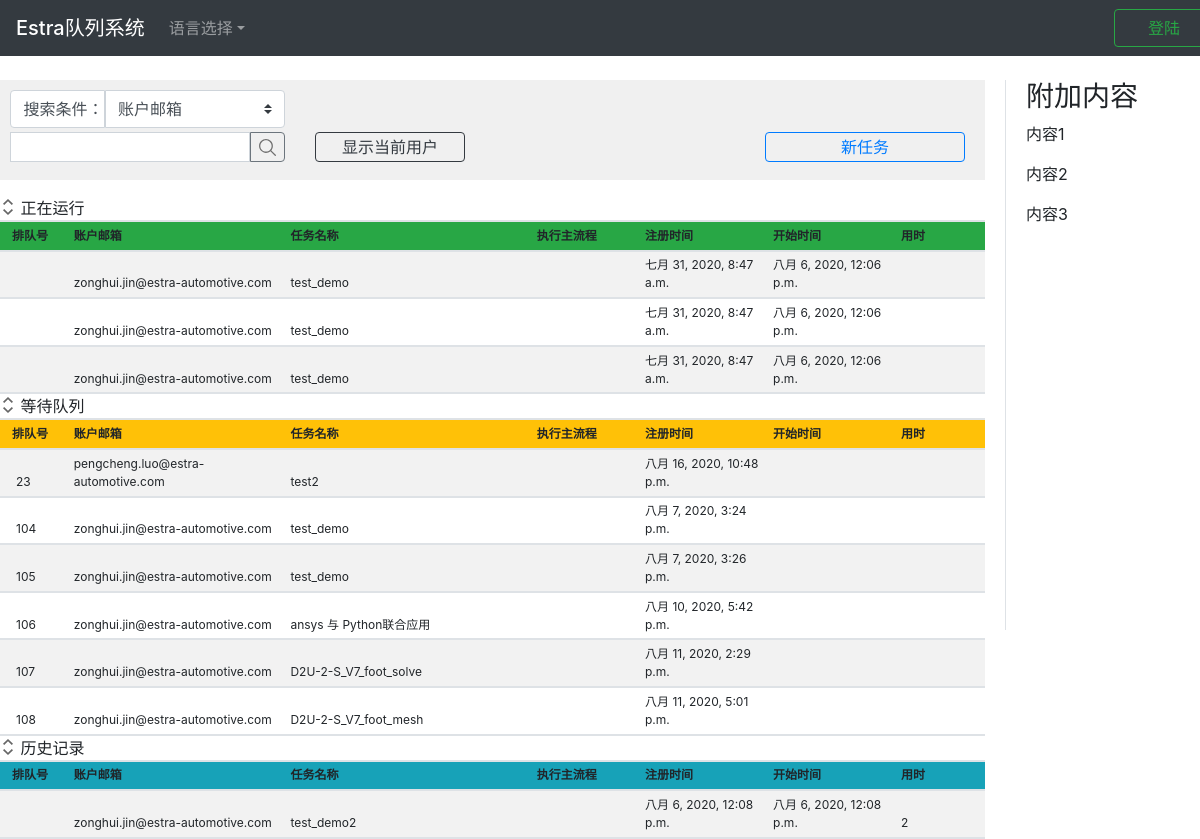
The app's page /, older data.
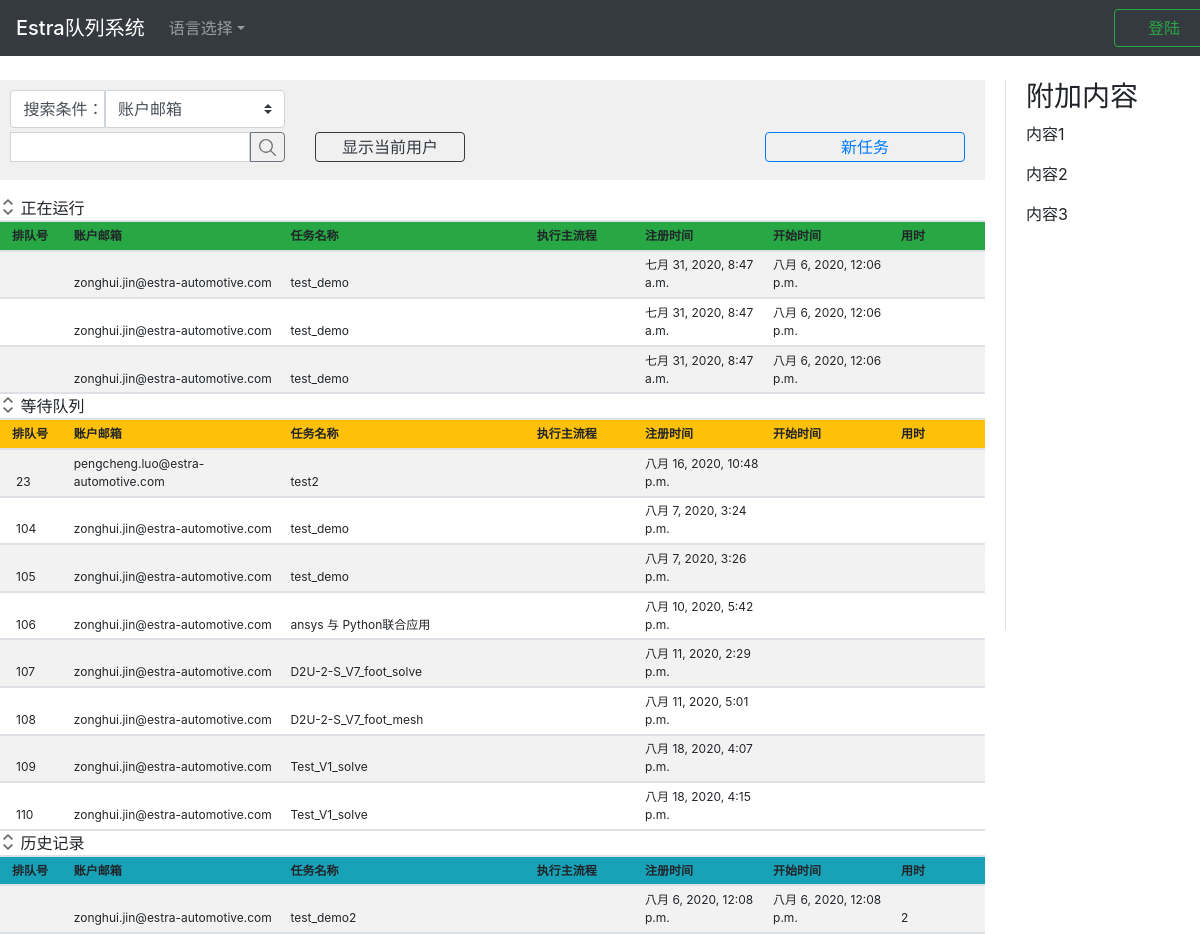
The same page, newer data.
### app_queue/models.py (models this page shows, shortened)
class RunningList(models.Model):
    objects = models.Manager()
    id = models.AutoField('ID', primary_key=True)
    order_id = models.CharField('队列ID', blank=True, default='', max_length=16)
    account_email = models.EmailField('账户邮箱', )
    sender_address = models.CharField('请求者地址', max_length=64)
    exec_app = models.CharField('执行主流程', max_length=128)
    mission_name = models.CharField('任务名称', max_length=64)
    mission_data = models.TextField('任务详情', )
    register_time = models.DateTimeField('注册时间')
    start_time = models.DateTimeField('开始时间', auto_now_add=True)
    used_time = models.CharField('用时', max_length=64, blank=True, default='')
    class Meta:
        ordering = ["start_time"]
        verbose_name = "正在计算队列"
        verbose_name_plural = "正在计算队列"

class WaitList(models.Model):
    objects = models.Manager()                  # for reminder purpose
    id = models.AutoField('ID', primary_key=True)
    order_id = models.IntegerField('队列ID', unique=True, auto_created=True)
    account_email = models.EmailField('账户邮箱', )
    sender_address = models.CharField('请求者地址', max_length=64)
    exec_app = models.CharField('执行主流程', max_length=128)
    mission_name = models.CharField('任务名称', max_length=64)
    mission_data = models.TextField('任务详情', )
    register_time = models.DateTimeField('注册时间', auto_now_add=True)
    start_time = models.CharField('开始时间', blank=True, default='', max_length=64)
    used_time = models.CharField('用时', max_length=64, blank=True, default='')
    class Meta:
        ordering = ["order_id"]
        verbose_name = "等待队列"
        verbose_name_plural = "等待队列"

class HistoryList(models.Model):
    objects = models.Manager()
    id = models.AutoField('ID', primary_key=True)
    order_id = models.CharField('队列ID', blank=True, default='', max_length=16)
    account_email = models.EmailField('账户邮箱', )
    sender_address = models.CharField('请求者地址', max_length=64)
    exec_app = models.CharField('执行主流程', max_length=128)
    mission_name = models.CharField('任务名称', max_length=64)
    mission_data = models.TextField('任务详情', )
    register_time = models.DateTimeField('注册时间')
    start_time = models.DateTimeField('开始时间')
    used_time = models.CharField('用时', max_length=64)
    class Meta:
        ordering = ["id"]
        verbose_name = "历史记录队列"
        verbose_name_plural = "历史记录队列"

### app_queue/views.py (the view)
# urls.py: path(r'', views.index),
def index(request):
    user_name = request.session.get('user_name')
    user_name_short = ''
    is_login = False
    if user_name:
        is_login = True
        user_name_short = user_name.split('.')[0]
    main_apps = os.listdir('server_app')
    extend_apps_dict = {}
    for i, app in enumerate(main_apps):
        extend_apps_list = []
        file_list = os.listdir('server_app/%s' % app)
        for file in file_list:
            if file.startswith('extend_'):
                app_name = file.replace('extend_', '')
                extend_apps_list.append(app_name)
        extend_apps_dict[app] = extend_apps_list
    parameters = {
        'error_info': '',
        'user_name_short': user_name_short,
        'user_name': user_name,
        'is_login': is_login,
        'main_apps': main_apps,
        'extend_apps_dict': extend_apps_dict,
    }
    for list_name, obj in list_obj.items():
        parameters[list_name] = obj.all()
    return render(request, 'index.html', parameters)

### app_queue/templates/index.html (shortened to what this page needs)
{% extends 'base.html' %}
{% load static %}
{% block css %}
<link href="{% static 'css/index2.css' %}" rel="stylesheet"/>{% endblock %}
{% block login_info %}
    {% if is_login == True %}
        <div class="text-whit text-success btn user_info">Welcome {{user_name_short}}</div>
        <a id="btn_logout" href="/logout"
           class="btn btn-outline-success btn_sign_up">注销
        </a>
    {% else %}
        <button type="button" id="btn_login" data-toggle="modal" data-target="#modal_login"
                class="btn btn-outline-success btn_sign_up">登陆
        </button>
    {% endif %}
{% endblock %}
{% block content %}
<div class="block_content_left ">
    <div class="block_control">
        <div class="input-group-prepend">
            <div class="search_tip">搜索条件：</div>
            <div class="">
                <select class="custom-select select_condition" id="search_condition">
                    <option selected value="2">账户邮箱</option>
                </select>
            </div>
        </div>
        <div class="input-group mb-3 mt-1">
            <input type="text" class="form-control input_search" id="input_search_key">
            <button class="btn btn-outline-secondary btn_search " type="button" id="btn_search"></button>
            <button type="button" class="btn btn-outline-dark btn_filter_user"
            {% if is_login == True %}
                id="btn_filter_user"
            {% else %}
                id="btn_filter_user_false"
            {% endif %}
            >显示当前用户
            </button>
            <button type="button" class="btn btn-outline-primary btn_add"
            {% if is_login == True %}
                id="btn_add_mission"
            {% else %}
                id="btn_add_mission_false"
            {% endif %}
            >新任务
            </button>
        </div>
    </div>
    <div class="block_table table-hover table-striped table-sm mt-3" id="area_3tables">
        <div class="margin_bottom">
            <button class="btn_collapse" type="button" data-toggle="collapse"
                    data-target="#collapse_table1"
                    aria-expanded="false" aria-controls="collapse_table1">
            </button>
            正在运行
        </div>
        <div id="collapse_table1" class="collapse show">
            <table class="" id="table_running">
                <thead class="bg-success">
                <tr>
                    <th class="item1">排队号</th>
                    <th class="item2">账户邮箱</th>
                    <th class="item3">任务名称</th>
                    <th class="item4">执行主流程</th>
                    <th class="item5">注册时间</th>
                    <th class="item6">开始时间</th>
                    <th class="item7">用时</th>
                </tr>
                </thead>
                <tbody>
                {% for mission in running_list%}
                <tr>
                    <td class="item1_td"></td>
                    <td>{{mission.account_email}}</td>
                    <td>{{mission.mission_name}}</td>
                    <td>{{mission.exec_app}}</td>
                    <td>{{mission.register_time}}</td>
                    <td>{{mission.start_time}}</td>
                    <td></td>
                </tr>
                {% endfor %}
                </tbody>
            </table>
        </div>
        <div class="margin_bottom">
            <button class="btn_collapse" type="button" data-toggle="collapse"
                    data-target="#collapse_table2"
                    aria-expanded="false" aria-controls="collapse_table2">
            </button>
            等待队列
        </div>
        <div id="collapse_table2" class="collapse show">
            <table class="" id="table_waiting">
                <thead class="bg-warning">
                <tr>
                    <th class="item1">排队号</th>
                    <th class="item2">账户邮箱</th>
                    <th class="item3">任务名称</th>
                    <th class="item4">执行主流程</th>
                    <th class="item5">注册时间</th>
                    <th class="item6">开始时间</th>
                    <th class="item7">用时</th>
                </tr>
                </thead>
                <tbody>
                {% for mission in waiting_list %}
                <tr>
                    <td class="item1_td">{{mission.order_id}}</td>
                    <td>{{mission.account_email}}</td>
                    <td>{{mission.mission_name}}</td>
                    <td>{{mission.exec_app}}</td>
                    <td>{{mission.register_time}}</td>
                    <td>{{mission.start_time}}</td>
                    <td></td>
                </tr>
                {% endfor %}
                </tbody>
            </table>
        </div>
        <div class="margin_bottom">
            <button class="btn_collapse" type="button" data-toggle="collapse"
                    data-target="#collapse_table3"
                    aria-expanded="false" aria-controls="collapse_table3">
            </button>
            历史记录
        </div>
        <div id="collapse_table3" class="collapse show">
            <table class="" id="table_history">
                <thead class="bg-info">
                <tr>
                    <th class="item1">排队号</th>
                    <th class="item2">账户邮箱</th>
                    <th class="item3">任务名称</th>
                    <th class="item4">执行主流程</th>
                    <th class="item5">注册时间</th>
                    <th class="item6">开始时间</th>
                    <th class="item7">用时</th>
                </tr>
                </thead>
                <tbody>
                {% for mission in history_list %}
                <tr>
                    <td></td>
                    <td>{{mission.account_email}}</td>
                    <td>{{mission.mission_name}}</td>
                    <td>{{mission.exec_app}}</td>
                    <td>{{mission.register_time}}</td>
                    <td>{{mission.start_time}}</td>
                    <td>{{mission.used_time}}</td>
                </tr>
                {% endfor %}
                </tbody>
            </table>
        </div>
    </div>
</div>
<div class="block_additional">
    <div class="fix_aside">
        <h3>附加内容</h3>
        <p>内容1</p>
        <p>内容2</p>
        <p>内容3</p>
    </div>
</div>
{% endblock content %}

### templates/base.html (shortened to what this page needs)
<!doctype html>
{% load static %}
<html lang="en">
<head>
    <link rel="stylesheet" href="https://cdn.jsdelivr.net/npm/bootstrap@4.5.0/dist/css/bootstrap.min.css"
>
    <link rel="stylesheet" href="{%static 'css/base.css'%}">
    {% block css %}{% endblock %}
</head>
<body>
<div class=" bg-dark fixed-top">
    <nav class="navbar navbar-expand-lg navbar-dark nav_content">
        <a class="navbar-brand mb-0 h1" href="/">Estra队列系统</a>
        <div class="collapse navbar-collapse" id="navbarSupportedContent">
            <ul class="navbar-nav mr-auto">
                <li class="nav-item dropdown">
                    <a class="nav-link dropdown-toggle" href="#" id="navbarDropdown" role="button"
                       data-toggle="dropdown"
                       aria-haspopup="true" aria-expanded="false">语言选择</a>
                </li>
            </ul>
            {% block login_info %}
            {% endblock %}
        </div>
    </nav>
</div>
<div class="block_content">
{% block content %}
{% endblock%}
</div>
</body>
</html>

### static/css/base.css (style rules this page uses)
.nav_content { width: 1230px; margin: 0px auto; }
.block_content { position: relative; top: 75px; width: 1200px; margin: 5px auto; }

### static/css/index2.css (style rules this page uses)
.btn_sign_up { width: 100px; }
.search_tip { display: inline-block; font-weight: 400; text-align: center; vertical-align: middle; user-select: none; color:#495057; background-color: #ffffff; border: 1px solid transparent; border-color: #ced4da; border-radius: 0.25rem 0 0 0.25rem; padding: .375rem 0rem .375rem .75rem; width: 95px; }
.select_condition { width: 180px; border-radius: 0 0.25rem 0.25rem 0; }
.block_content_left { float:left; width: 1000px; }
.block_control { height: 100px; margin-right: 15px; padding: 10px; background-color: #F0F0F0; }
.block_control .input_search { flex: none; width: 240px; height: 30px; padding: 0.1rem 0.75rem; }
.block_control .btn_search { width: 35px; height: 30px; padding: 0.1rem 0.75rem; background-image: url('../icon/search.svg'); background-position:center; background-size: 50%; background-repeat: no-repeat; border-radius: 0px 0.25rem 0.25rem 0px; }
.block_control .btn_filter_user { margin-left: 30px; width: 150px; padding: 0.1rem 0.75rem; }
.block_control .btn_add { margin-left: 300px; width: 200px; padding: 0.1rem 0.75rem; }
.block_table { margin-right: 15px; }
.block_table table { width: 100%; color: #212529; }
.block_table .btn_collapse { width: 1rem; height: 1rem; border: 0px; background-color: #ffffff; background-image: url('../icon/expand.svg'); background-size: 100% 100%; background-repeat: no-repeat; }
.block_table .margin_bottom { border-bottom:2px solid #dee2e6; }
.block_table thead, th, td { vertical-align: bottom; font-size: 0.75rem; border-bottom:2px solid #dee2e6; }
.block_table .item1_td { padding-left: 1rem; width: 7%; }
.block_table .item1 { padding-left: 0.75rem; width: 7%; }
.block_table .item2 { width: 22%; }
.block_table .item3 { width: 25%; }
.block_table .item4 { width: 11%; }
.block_table .item5 { width: 13%; }
.block_table .item6 { width: 13%; }
.block_table .item7 { width: 9%; }
.block_additional { float: left; width: 195px; margin-left: 5px; }
.block_additional .fix_aside { position: fixed; height: 550px; width: 195px; z-index: 99; padding-left: 20px; border-left:1px solid #dee2e6; }

Row changes from the older to the newer data that the page shows:
added WaitList: order_id "109", account_email "zonghui.jin@estra-automotive.com", mission_name "Test_V1_solve", register_time "八月 18, 2020, 4:07 p.m."
added WaitList: order_id "110", account_email "zonghui.jin@estra-automotive.com", mission_name "Test_V1_solve", register_time "八月 18, 2020, 4:15 p.m."
